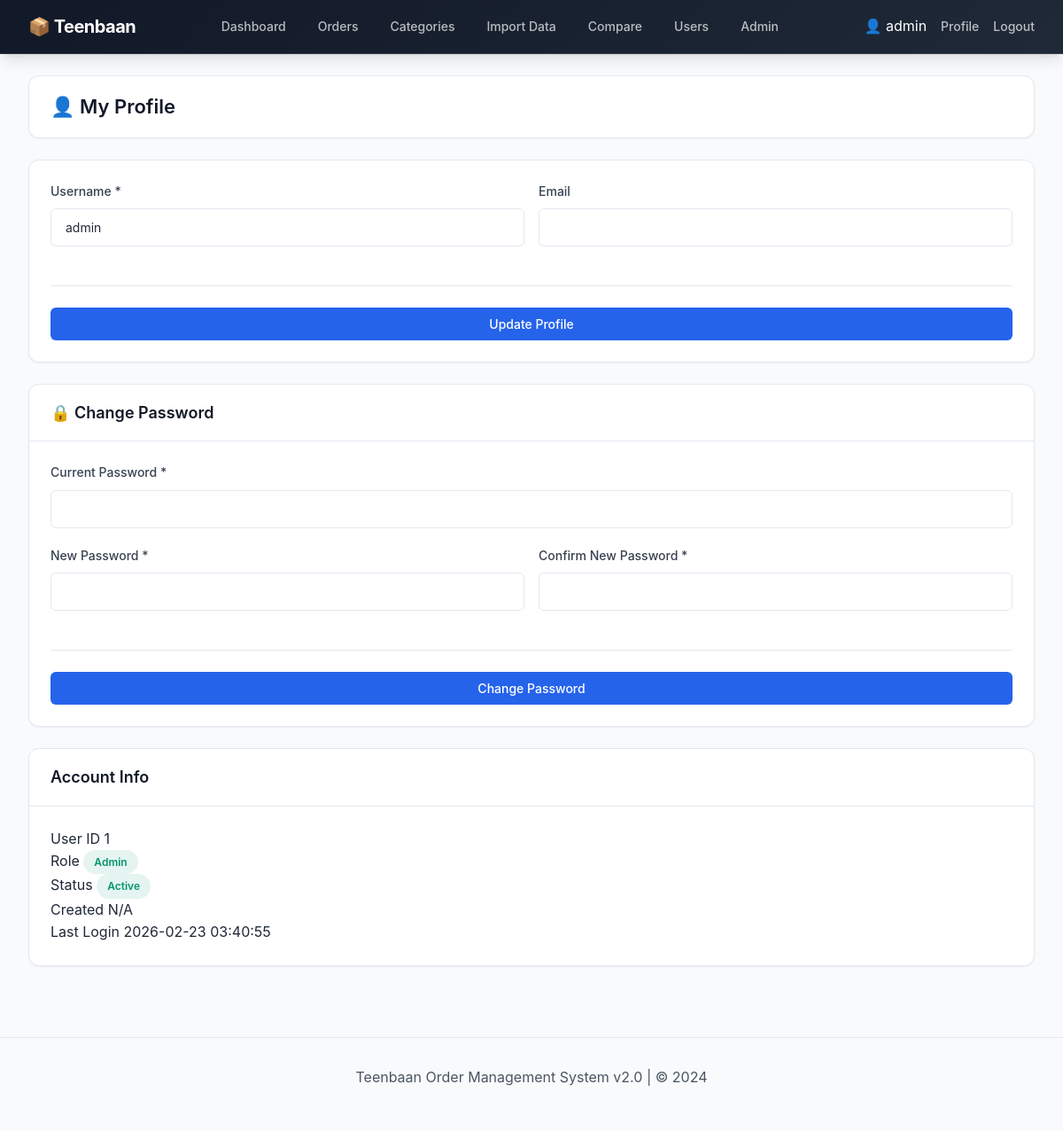
Page /profile (signed in) on the earlier database version.
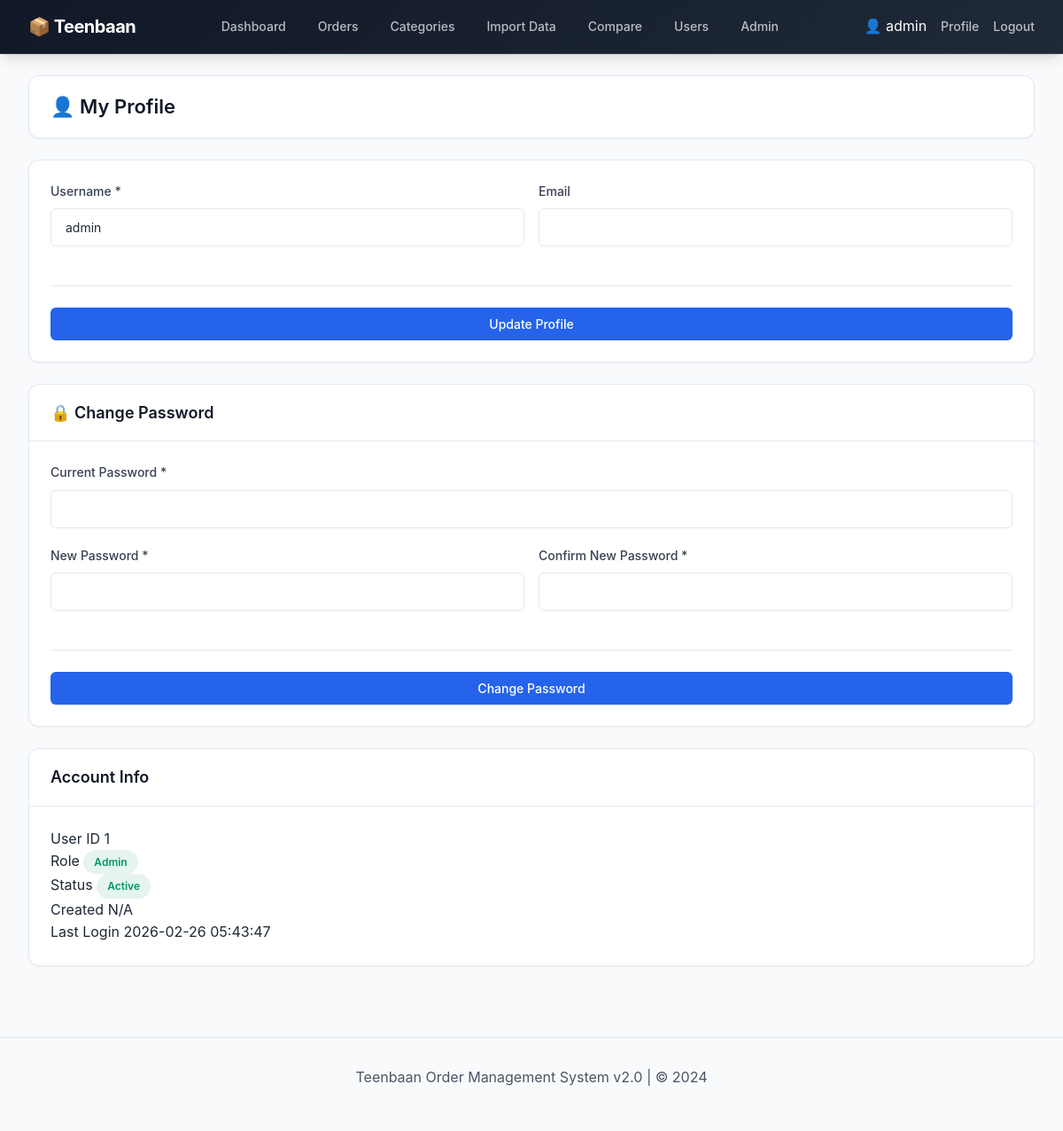
Same page on the later database version.
### tables this page shows
CREATE TABLE users (
            id INTEGER PRIMARY KEY AUTOINCREMENT,
            username TEXT UNIQUE,
            password TEXT,
            role TEXT
        , email TEXT, status TEXT DEFAULT 'active', last_login TIMESTAMP);

### app.py (the view, shortened to what this page needs)
@app.route('/profile', methods=['GET', 'POST'])
@login_required
def profile():
    db = get_db()
    user = db.execute('SELECT * FROM users WHERE id = ?', (session['user_id'],)).fetchone()
    user_dict = dict(user)
    return render_template('profile.html', user=user_dict)

### app.py (called while the page is built)
def get_db():
    db = getattr(g, '_database', None)
    if db is None:
        db = g._database = sqlite3.connect(DATABASE)
        db.row_factory = sqlite3.Row
    return db

@app.teardown_appcontext
def close_connection(exception):
    db = getattr(g, '_database', None)
    if db is not None:
        db.close()
        g._database = None

def login_required(f):
    @wraps(f)
    def decorated_function(*args, **kwargs):
        if 'user_id' not in session:
            flash('Please log in to access this page.', 'error')
            return redirect(url_for('login'))
        return f(*args, **kwargs)
    return decorated_function

### templates/profile.html (shortened to what this page needs)
{% extends "base.html" %}
{% block content %}
<div class="page-header">
    <div class="header-left">
        <h1>👤 My Profile</h1>
    </div>
</div>
<div class="card">
    <div class="card-body">
        <form method="POST">
            <div class="form-row">
                <div class="form-group">
                    <label for="username">Username *</label>
                    <input type="text" id="username" name="username" required value="{{ user.username }}">
                </div>
                <div class="form-group">
                    <label for="email">Email</label>
                    <input type="email" id="email" name="email" value="{{ user.email or '' }}">
                </div>
            </div>
            <div class="form-actions">
                <button type="submit" class="btn btn-primary">Update Profile</button>
            </div>
        </form>
    </div>
</div>
<div class="card">
    <div class="card-header">
        <h2>🔒 Change Password</h2>
    </div>
    <div class="card-body">
        <form method="POST">
            <div class="form-group">
                <label for="current_password">Current Password *</label>
                <input type="password" id="current_password" name="current_password" required>
            </div>
            <div class="form-row">
                <div class="form-group">
                    <label for="new_password">New Password *</label>
                    <input type="password" id="new_password" name="new_password" required minlength="6">
                </div>
                <div class="form-group">
                    <label for="confirm_password">Confirm New Password *</label>
                    <input type="password" id="confirm_password" name="confirm_password" required>
                </div>
            </div>
            <div class="form-actions">
                <button type="submit" class="btn btn-primary">Change Password</button>
            </div>
        </form>
    </div>
</div>
<div class="card">
    <div class="card-header">
        <h3>Account Info</h3>
    </div>
    <div class="card-body">
        <div class="order-info-grid">
            <div class="order-info-item">
                <label>User ID</label>
                <span>{{ user.id }}</span>
            </div>
            <div class="order-info-item">
                <label>Role</label>
                <span class="badge {{ 'badge-success' if user.role == 'admin' else 'badge-info' }}">{{ user.role }}</span>
            </div>
            <div class="order-info-item">
                <label>Status</label>
                <span class="badge {{ 'badge-success' if user.status == 'active' else 'badge-warning' }}">{{ user.status }}</span>
            </div>
            <div class="order-info-item">
                <label>Created</label>
                <span>{{ user.created_at or 'N/A' }}</span>
            </div>
            <div class="order-info-item">
                <label>Last Login</label>
                <span>{{ user.last_login or 'N/A' }}</span>
            </div>
        </div>
    </div>
</div>
{% endblock %}

Differences in the rows shown:
changed users "Admin": last_login "2026-02-23 03:40:55" → "2026-02-26 05:43:47"
